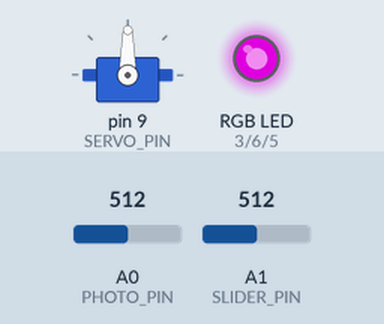
Recording of a sketch running on a simulated Arduino Uno, built with avr-gcc and run on an emulated ATmega328P. Parts: servo, an RGB LED mixed from three pins (HIGH = lit). The test bench sets the inputs (shaded band); at power-on: A0 (PHOTO_PIN) = 512, A1 (SLIDER_PIN) = 512. Dim RGB values are drawn brighter than linear.

Above: at 1.2 s.
1.3 s: A0 (PHOTO_PIN) set to 716
At 1.6 s:
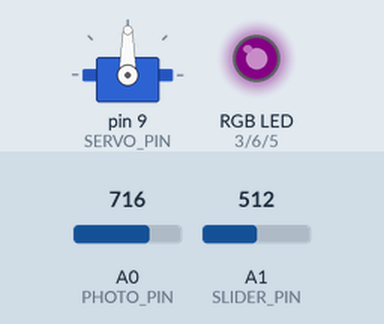
2.8 s: A1 (SLIDER_PIN) set to 716
At 3.8 s:
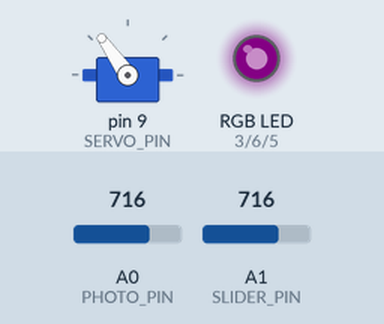
4.3 s: A0 (PHOTO_PIN) set to 900
At 4.9 s:
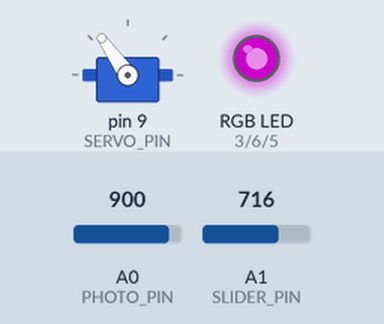
5.8 s: A1 (SLIDER_PIN) set to 900
At 6.3 s:
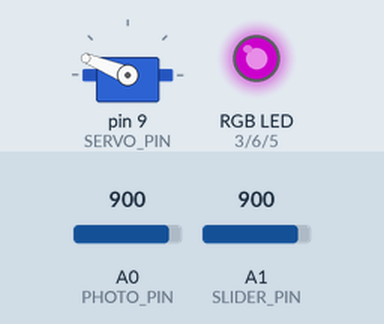
7.3 s: A0 (PHOTO_PIN) set to 1023
At 8.5 s:
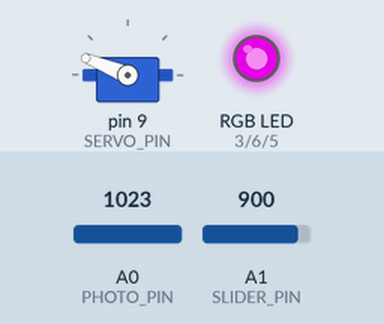
8.8 s: A1 (SLIDER_PIN) set to 1023
At 9.5 s:
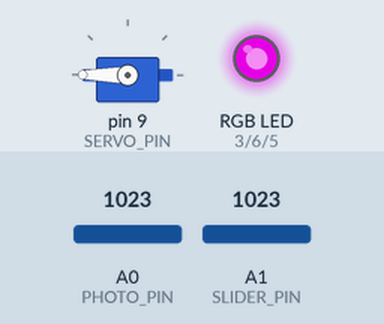
Timing chart, 0 to 11.3 s (numbered marks = the images above; inputs shaded):
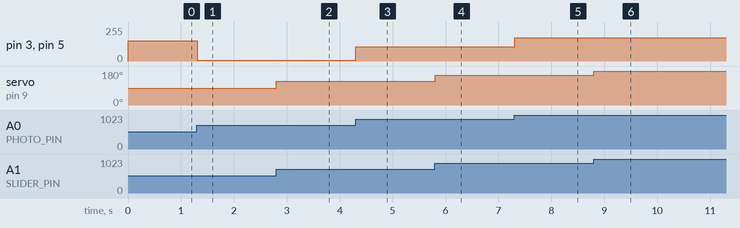

The sketch:

ross_HW1_night_light.ino
```cpp
#include <Servo.h>

// servo
const int SERVO_PIN = 9;

const int MAX_ANGLE = 180;

// RGB
const int GREEN_RGB_PIN = 6;
const int BLUE_RGB_PIN = 5;
const int RED_RGB_PIN = 3;
const int MAX_INTENSITY = 255;

//photo sensor controls intensity
const int PHOTO_PIN = A0;
const int MAX_PHOTO_VAL = 1023;

// slider
const int SLIDER_PIN = A1;
const int MAX_SLIDER_VAL = 1023;

// didn't have time to make color change and intensity work together
// to see color slider mode == "COLOR_SLIDER"
// to change intensity based on photocell mode == "INTENSITY"

const String mode = "INTENSITY";
Servo servo;
int angle =0;

void setup() {
  // put your setup code here, to run once:
  servo.attach(SERVO_PIN);
  // set pin modes RGB Light
  pinMode(RED_RGB_PIN, OUTPUT);
  pinMode(GREEN_RGB_PIN, OUTPUT);
  pinMode(BLUE_RGB_PIN, OUTPUT);

  Serial.begin(9600);
}

void loop() {
  // get raw input values
  int sliderVal = analogRead(SLIDER_PIN);
  int photoVal = analogRead(PHOTO_PIN);

  // convert to range of servo
  long angleVal = map(sliderVal, 0, MAX_SLIDER_VAL, 0, MAX_ANGLE);
  // turn motor
  servo.write(angleVal);

  //get color val or intensity based on the range of color or the range of intensity of light in test conditions
  long colorVal = map(sliderVal, 0, MAX_SLIDER_VAL, 0, 255);
  long intensityVal = map(photoVal, 230, 700, 0, 255);

  if (mode == "INTENSITY"){
    analogWrite(RED_RGB_PIN, intensityVal);
    analogWrite(BLUE_RGB_PIN, intensityVal);
  } else if (mode == "COLOR_SLIDER"){
    analogWrite(RED_RGB_PIN, 255-colorVal);
    analogWrite(GREEN_RGB_PIN, colorVal);
  }
  delay(10);

}
```

Measured:
- after the input at 1.3 s, pin 3 (RED_RGB_PIN), pin 5 (BLUE_RGB_PIN): 153/255 → 7/255 at once
- after the input at 2.8 s, servo on pin 9 (SERVO_PIN): 90° → 125° at once
- after the input at 4.3 s, pin 3 (RED_RGB_PIN), pin 5 (BLUE_RGB_PIN): 7/255 → 107/255 at once
- after the input at 5.8 s, servo on pin 9 (SERVO_PIN): 125° → 158° at once
- after the input at 7.3 s, pin 3 (RED_RGB_PIN), pin 5 (BLUE_RGB_PIN): 107/255 → 174/255 at once
- after the input at 8.8 s, servo on pin 9 (SERVO_PIN): 158° → 180° at once
